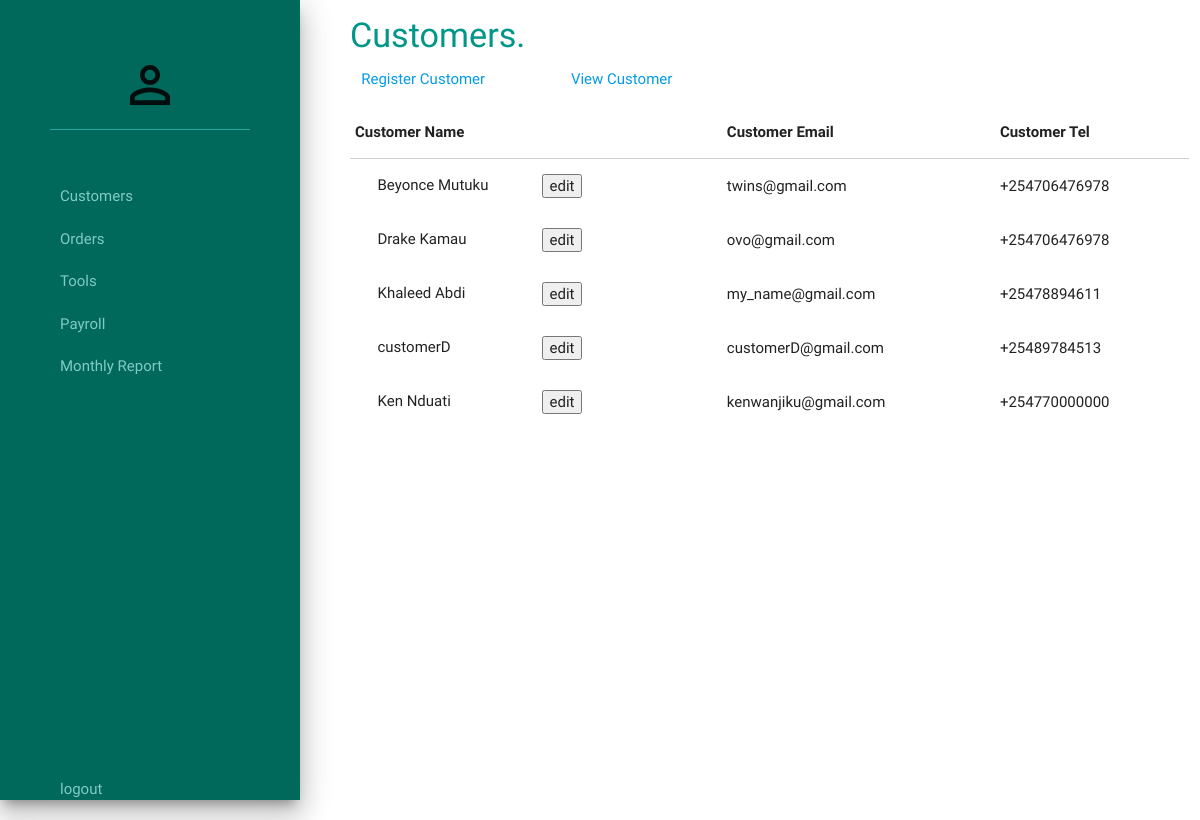
/view/customers/, run on an earlier commit of the app's database.
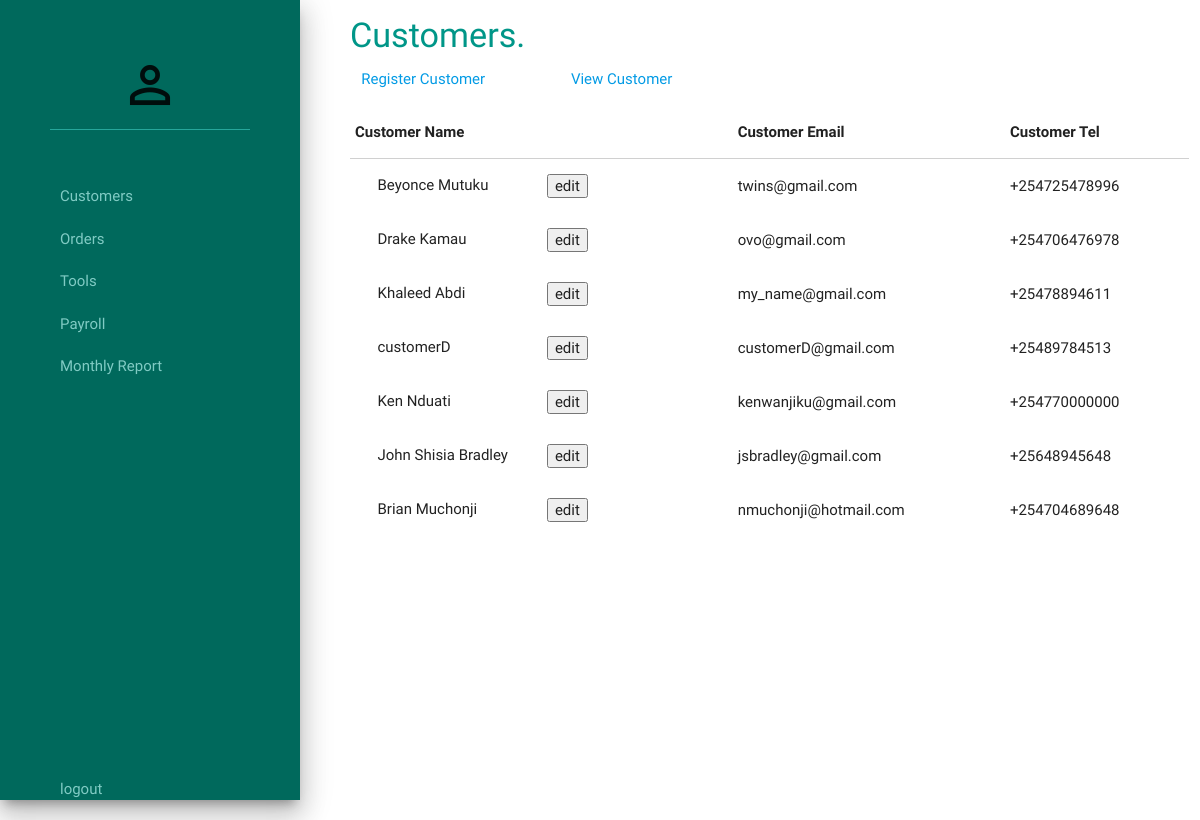
And on a later commit of the database.
### accounts/models.py (models this page shows, shortened)
class Customer(models.Model):
    customer_name = models.CharField(max_length=100)
    customer_email = models.EmailField(max_length=254, unique=True)
    customer_tel_no = models.CharField(max_length=100)
    customer_address = models.CharField(max_length=255)
    customer_physical_address = models.TextField()
    gold, silver = 'Gold', 'Silver'
    customer_type_choices = (
        (gold, 'GOLD'),
        (silver, 'SILVER'),
    )
    customer_class = models.CharField(
        max_length=15,
        choices=customer_type_choices,
        default=silver,
    )

### accounts/views.py (the view)
# urls.py: url(r'^view/customers/$', views.view_customers, name='view_customer'),
def view_customers(request):
    customers = get_all_customers()
    return render(request, 'accounts/customer_view.html', {'customers': customers})

### accounts/context_processors.py (called while the page is built)
def username_processor(request):
    username = request.user.username
    return {'username': username}

def furniture_processor(request):
    furniture = Furniture.objects.all()
    return {'furniture': furniture}

### accounts/customer.py (called while the page is built)
def get_all_customers():
    customers = Customer.objects.all()
    return customers

### accounts/templates/accounts/customer_view.html (shortened to what this page needs)
{% extends "./base.html" %}
{% block heading %}
<div class="heading">
    <h4>Customers.</h4>
</div>
{% endblock %}
{% block content%}
        <div class="col l12 m12 s12"><p style="color: green">{{ msg }}</p></div>
        <table>
              <thead>
                <tr>
                  <th>Customer Name</th>
                  <th>Customer Email</th>
                  <th>Customer Tel</th>
                </tr>
              </thead>
              <tbody>
              {% for customer in customers %}
                <tr>
                  <td name = "customer_name" >
                      <form action="{% url 'accounts:get_customer' %}" method="post">
                          <div class="col l8 m8 s12">
                              <div class = "col l9 m9 s12">
                              {{ customer.customer_name }}
                              </div>
                              <div class = "col l3 m3 s12">
                                 <input type="submit" value="edit">
                              </div>
                          </div>
                      </form>
                  </td>
                  <td name = "customer_email">{{ customer.customer_email }}</td>
                  <td name = "customer_tel">{{ customer.customer_tel_no }}</td>
                </tr>
              {% endfor %}
              </tbody>
        </table>
{% endblock %}

What changed in the data, as far as the page shows it:
changed Customer "Beyonce Mutuku": customer_tel_no "+254706476978" → "+254725478996"
added Customer: customer_name "John Shisia Bradley", customer_email "jsbradley@gmail.com", customer_tel_no "+25648945648"
added Customer: customer_name "Brian Muchonji", customer_email "nmuchonji@hotmail.com", customer_tel_no "+254704689648"
